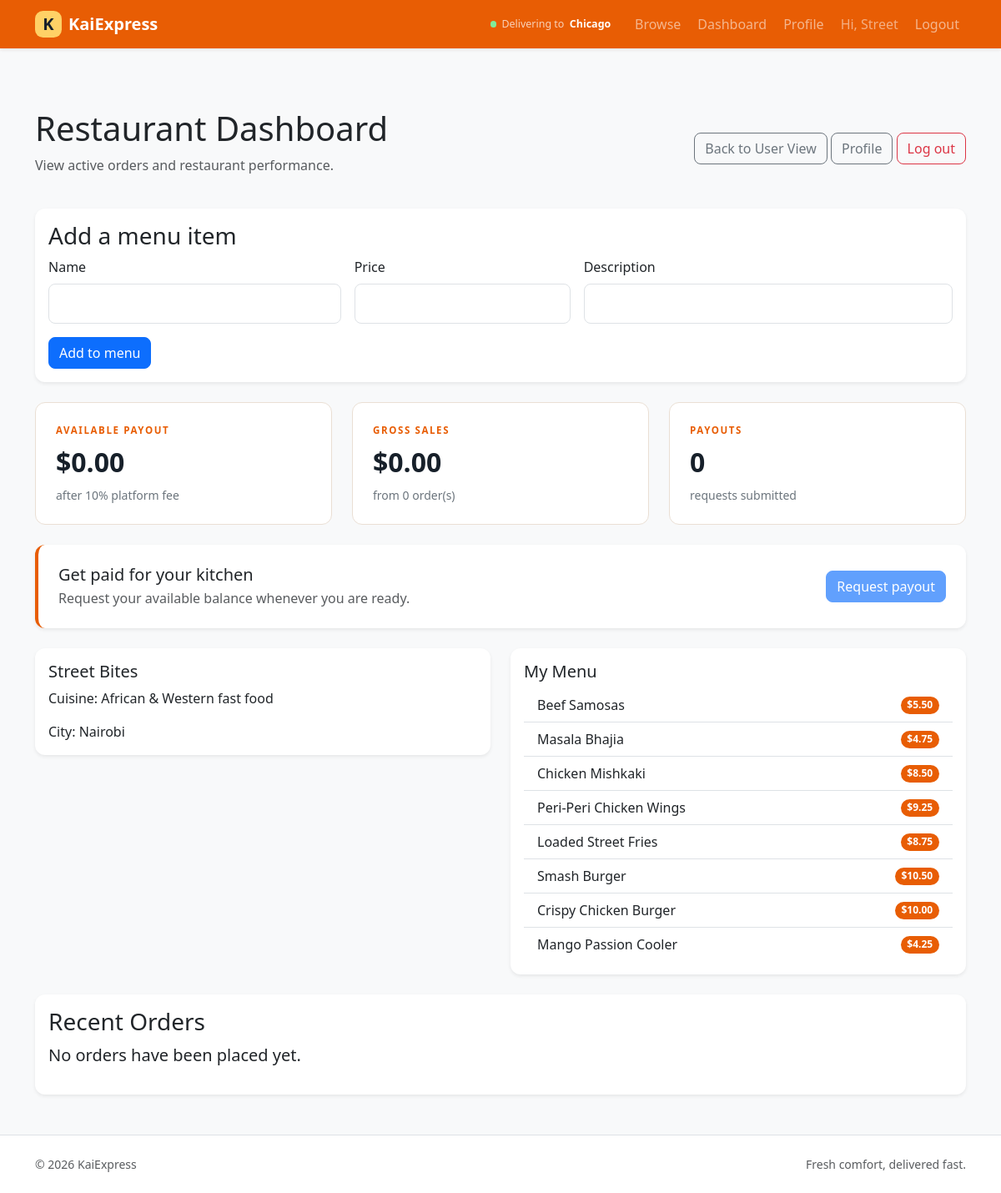
/restaurant/dashboard (signed in), run on an earlier commit of the app's database.
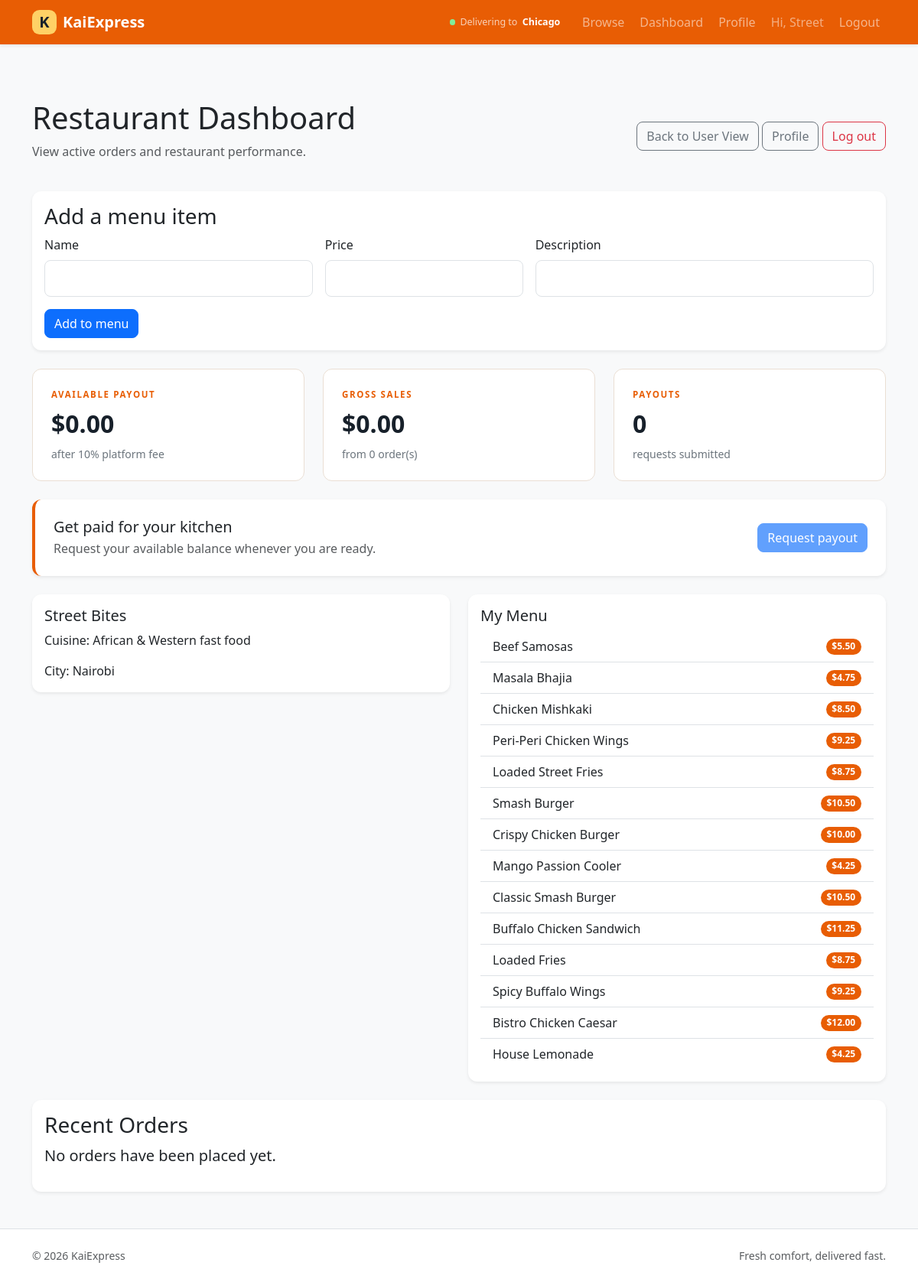
And on a later commit of the database.
### packages/models.py (models this page shows)
class MenuItem(db.Model):
    __tablename__ = "menu_items"
    id = db.Column(db.Integer, primary_key=True)
    title = db.Column(db.String(120), nullable=False)
    description = db.Column(db.Text, nullable=False)
    price = db.Column(db.Float, nullable=False)
    restaurant_id = db.Column(
        db.Integer,
        db.ForeignKey("users.id"),
        nullable=False
    )

### packages/admin_routes.py (the view)
    @app.route("/restaurant/dashboard")
    @login_required
    def restaurant_dashboard():
        if not current_user.is_authenticated or not current_user.is_restaurant:
            flash("Unauthorized access.", "danger")
            return redirect(url_for("home"))
        orders = Order.query.filter_by(restaurant_id=current_user.id).order_by(Order.created_at.desc()).all()
        menu = MenuItem.query.filter_by(restaurant_id=current_user.id).all()
        payouts = Payout.query.filter_by(restaurant_id=current_user.id).order_by(Payout.requested_at.desc()).all()
        return render_template(
            "admin/dashboard.html",
            orders=orders,
            menu=menu,
            payouts=payouts,
            payout_summary=payout_summary(current_user.id, Order, Payout),
        )

### packages/templates/admin/dashboard.html (shortened to what the changed rows need)
{% extends "base.html" %}
{% block content %}
<div class="d-flex justify-content-between align-items-center mb-4">
  <div>
    <h1>Restaurant Dashboard</h1>
  </div>
</div>
<div class="row row-cols-1 row-cols-md-2 g-4 mb-4">
  <div class="col">
    <div class="card shadow-sm">
      <div class="card-body">
        <ul class="list-group list-group-flush">
          {% for item in menu %}
          <li class="list-group-item d-flex justify-content-between align-items-center">
            <span>{{ item.title }}</span>
            <span class="badge bg-primary rounded-pill">${{ '%.2f'|format(item.price) }}</span>
          </li>
          {% else %}
          <li class="list-group-item">No menu items yet.</li>
          {% endfor %}
        </ul>
      </div>
    </div>
  </div>
</div>
{% endblock %}

What changed in the data, as far as the page shows it:
added MenuItem: title "Classic Smash Burger", price "10.50"
added MenuItem: title "Buffalo Chicken Sandwich", price "11.25"
added MenuItem: title "Loaded Fries", price "8.75"
added MenuItem: title "Spicy Buffalo Wings", price "9.25"
added MenuItem: title "Bistro Chicken Caesar", price "12.00"
added MenuItem: title "House Lemonade", price "4.25"
